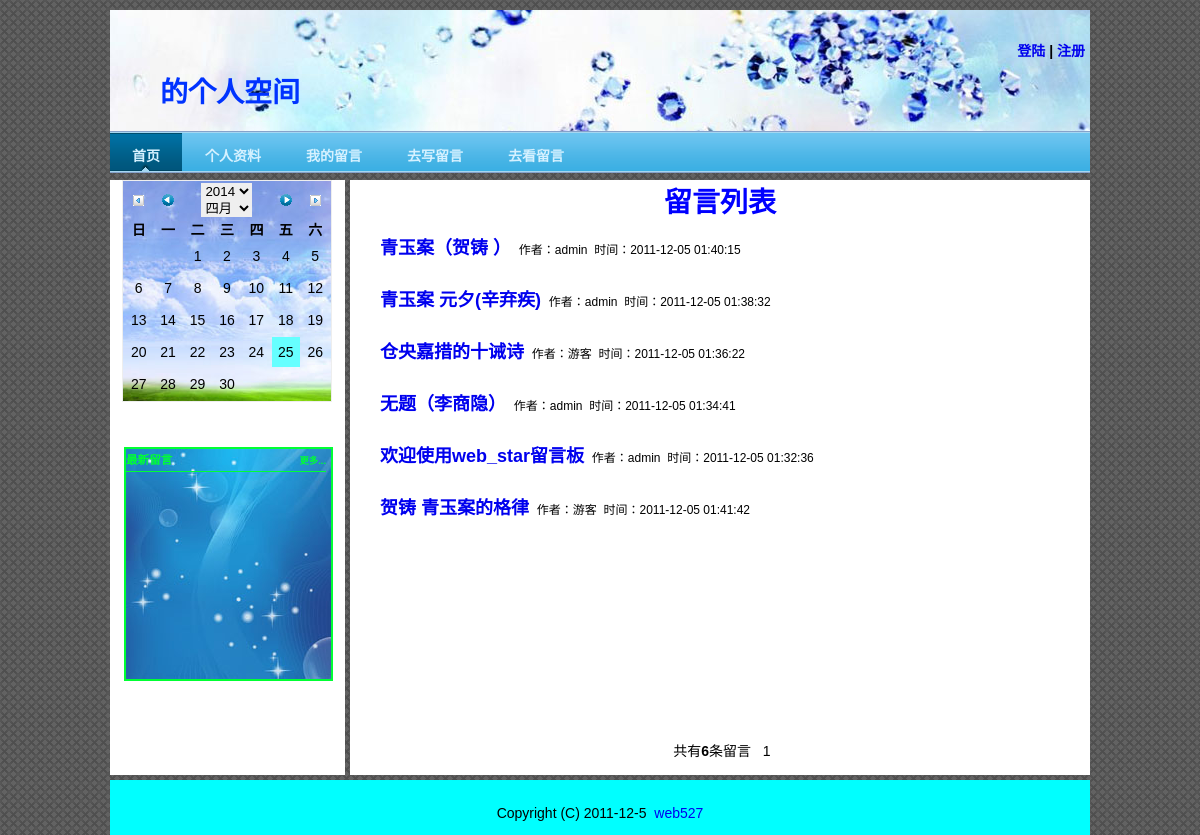
The app's page /user/user_supper.php with its own data.
### tables this page shows
CREATE TABLE `web_star` (
  `id` int(11) NOT NULL auto_increment COMMENT '用户自增id',
  `username` varchar(16) NOT NULL COMMENT '用户名',
  `title` varchar(16) NOT NULL COMMENT '提交的标题',
  `content` varchar(480) NOT NULL COMMENT '提交的内容',
  `good` varchar(16) NOT NULL default '0' COMMENT '好评',
  `bad` varchar(16) NOT NULL default '0' COMMENT '差评',
  `time` int(11) NOT NULL COMMENT '提交的时间',
  PRIMARY KEY  (`id`)
);

### include/class/mysql_db_class.php (called while the page is built, shortened)
<?php
 class mysql{
   private $db_host;
   private $db_name;
   private $db_pass;
   function __construct($db_host,$db_name,$db_pass,$db_database,$conn,$code){
     $this->db_host = $db_host;
	 $this->db_name = $db_name;
	 $this->db_pass = $db_pass;
	 $this->db_database = $db_database;
	 $this->code = $code;
   }
   function connect(){
     if($this->conn = "pconn"){
		if(!$this->conn = mysql_pconnect($this->db_host,$this->db_name,$this->db_pass)){
		   $this->error("服务器连接失败！");
		}
	 }
	 else{
	    if(!$this->conn = mysql_connect($this->db_host,$this->db_name,$this->db_pass)){
		   $this->error("服务器连接失败！");
		}
	 }
   }
   function query($sql){
		if(!$query = mysql_query($sql)){
		   $this->error('Query Error:'.$sql);
		}
		return $query;
   }
   function fetch_array($query,$result_type = MYSQL_ASSOC){
		return mysql_fetch_array($query,$result_type);
   }
   function select($table,$condition='',$parameters='*'){
		if(!$sel = $this->query("select $parameters from $table $condition")){
			$this->error("查询表".$table."中的数据失败！");
		}
		return $sel;
   }
   function num_rows($query){
        $num = mysql_num_rows($query);
		return $num;
   }
 }

### conn/connect.php (called while the page is built, shortened)
<?php
include WEB."include/class/mysql_db_class.php";
$db = new mysql("localhost","root","yu","web_star","conn","UTF8");

### user/user_supper.php (the view, shortened to what this page needs)
<?php
include "../conn/connect.php";
include "../include/class/page.class.php";
?>
<!DOCTYPE html PUBLIC "-//W3C//DTD XHTML 1.0 Transitional//EN" "http://www.w3.org/TR/xhtml1/DTD/xhtml1-transitional.dtd">
<html xmlns="http://www.w3.org/1999/xhtml">
<head>
<link type="text/css" rel="stylesheet" href="../css/user.css" />
</head>
<body>
<div id="wrap">
   <div id="header">
	 <?php
      include "../include/subpage/top.php";
      ?>
   </div>
   <div id="content">
     <div id="left">
	 <?php
      include "../include/subpage/left.php";
     ?>
     </div>
     <div id="right">
       <div class="message">
         <h1>留言列表</h1>
         <?php
          $sql = $db->select('web_star');
          $total = $db->num_rows($sql);
          $pagesize = 10;
          $page = new page($total,$pagesize);
          $result = $db->select('web_star',"order by id desc {$page->limit}");
          while($rows = $db->fetch_array($result)){
         ?>
         <ul>
           <li><a href="user_show.php?id=<?php echo $rows['id'] ?>"><?=$rows['title'] ?></a>&nbsp;&nbsp;<span class="date">作者：<?=$rows['username'] ?>&nbsp;&nbsp;时间：<?=date("Y-m-d H:i:s",$rows['time']) ?></span></li>
         </ul>
         <?php
		  }
		  ?>
       </div>
       <div class="page">
        <?php echo $page->fpage() ?>
       </div>
     </div>
   </div>
   <div id="footer">
	  <?php
       include "../include/subpage/bottom.php";
      ?>
   </div>
</div>
</body>
</html>

### include/subpage/top.php (shortened to what this page needs)
<div class="logo_bg">
  <h1>
  <?php
    echo "<font color='#00FF33'>".$_SESSION['name']."</font>的个人空间";
  ?>
  </h1>
  <div class="logo">
   <?php
     if($_SESSION[name] != ""){
         echo "当前用户：<a href='user.php'>".$_SESSION[name]."</a>&nbsp;|&nbsp;<a href='../logout.php'>退出</a>";
     }
     else {
         echo "<strong><a href='../login.php'>登陆</a>&nbsp;|&nbsp;<a href='../register.php'>注册</a></strong>";
     }
   ?>
</div>
</div>
<div class="blue">
<div id="slatenav">
<ul>
<li><a href="user.php" title="css menus" class="current">首页</a></li>
<li><a href="user_idcard.php" title="css menus">个人资料</a></li>
<li><a href="user_message.php" title="css menus">我的留言</a></li>
<li><a href="../index.php" title="css menus">去写留言</a></li>
<li><a href="../show.php" title="css menus">去看留言</a></li>
</ul>
</div>
</div>

### include/subpage/left.php (shortened to what this page needs)
<div id="calendar">
<?php
include WEB."include/class/calendar.class.php";
$cal = new Calendar();
$cal -> display();
?>
</div>
<div id="new_words">
 <div class="words_title">
   <h5>最新留言</h5>
   <h6><a href="user_message.php">更多...</a></h6>
 </div>
</div>

### include/class/calendar.class.php
<?php
class Calendar{
	private $month;
	private $year;
	private $days;
	private $start_weekday;
	function __construct(){
		$this->month = isset($_GET['month']) ? $_GET['month'] : date("m");
		$this->year = isset($_GET['year']) ? $_GET['year'] : date("Y");
		$this->days = date("t",mktime(0,0,0,$this->month,1,$this->year));
		$this->start_weekday = date("w",mktime(0,0,0,$this->month,1,$this->year));
		}
	function display(){
		 echo "<table align='center'>";
		 $this->changeDate("user.php");
		 $this->weekList();
		 $this->daysList();
		 echo "</table>";
		 }
	 private function changeDate($url=""){
		$a_month[1]="一月";
		$a_month[2]="二月";
		$a_month[3]="三月";
		$a_month[4]="四月";
		$a_month[5]="五月";
		$a_month[6]="六月";
		$a_month[7]="七月";
		$a_month[8]="八月";
		$a_month[9]="九月";
		$a_month[10]="十月";
		$a_month[11]="十一月";
		$a_month[12]="十二月";
		echo "<tr class='top'>";
		echo "<td class='c'><a href='?".$this->preYear($this->year,$this->month)."'><img src='../images/101.gif' /></a></td>";
		echo "<td class='c'><a href='?".$this->preMonth($this->year,$this->month)."'><img src='../images/53.gif' /></a></td>";
		echo "<td colspan='3'>";
		echo "<form>";
		echo "<select class='year' name='year' onChange='window.location=\"".$url."?year=\"+this.options[selectedIndex].value+\"&month=".$this->month."\"'>";
		    for($sy=1970;$sy<=2038;$sy++){
				$selected = ($sy == $this->year) ? "selected" : "";
				echo '<option '.$selected.' value="'.$sy.'">'.$sy.'</option>';
			}
		echo "</select>";
		echo "<select class='month' name='month' onChange='window.location=\"".$url."?year=".$this->year."&month=\"+this.options[selectedIndex].value'>";
		    for($sm=1;$sm<=12;$sm++){
				$selected = ($sm == $this->month) ? "selected" : "";
				echo '<option '.$selected.' value="'.$sm.'">'.$a_month[$sm].'</option>';
			}
		echo "</select>";
		echo "</form>";
		echo "</td>";
		echo "<td class='c'><a href='?".$this->nextMonth($this->year,$this->month)."'><img src='../images/54.gif' /></a></td>";
		echo "<td class='c'><a href='?".$this->nextYear($this->year,$this->month)."'><img src='../images/102.gif' /></a></td>";
		echo "</tr>";
		}
	 private function weekList(){
			$week=array('日','一','二','三','四','五','六');
			echo "<tr>";
			for($i=0; $i<count($week);$i++){
				echo "<th>".$week[$i]."</th>";
				}
			echo "</tr>";
		}
	 private function daysList(){
		     echo "<tr>";
			 for($b=0; $b<$this->start_weekday; $b++){
				 echo "<td>&nbsp;</td>";
			 }
			 for($d=1; $d<=$this->days; $d++){
				 $b++;
				 if($d == date("d")){
					 echo "<td class='f'>".$d."</td>";
				 }
				 else{
					 echo "<td>".$d."</td>";
				 }
				 if($b%7==0){
				 echo "</tr><tr>";
				 }
			 }
			 echo "</tr>";
	  }
	 private function preYear($year,$month){
		 $year = ($year <= 1970) ? 1970 : $year-1;
		 return  "year={$year}&month={$month}";
		 }
	 private function nextYear($year,$month){
		 $year = ($year >= 2038) ? 2038 : $year+1;
		 return  "year={$year}&month={$month}";
		 }
	 private function preMonth($year,$month){
		 if($month == 1){
			 $month = 12;
			 $year = ($year <= 1970) ? 1970 : $year-1;
		 }
		 else{
		     $month--;
		 }
		 return  "year={$year}&month={$month}";
		 }
	 private function nextMonth($year,$month){
		 if($month == 12){
			 $month = 1;
			 $year = ($year >= 2038) ? 2038 : $year+1;
		 }else{
		     $month++;
		 }
		 return  "year={$year}&month={$month}";
		 }
	}

### include/class/page.class.php (shortened to what this page needs)
<?php
class page{
   private $pagesize;
   private $page;
   private $page_num;
   private $url;
   private $total;
   private $listNum=6;
   private $config = array("header"=>"条留言","pre"=>"上一页","next"=>"下一页","first"=>"首页","last"=>"尾页");
   function __construct($total,$pagesize = 2){
	   $this->total = $total;
	   $this->pagesize = $pagesize;
	   $this->url = $this->getUrl();
	   $this->page = !empty($_GET['page']) ? $_GET['page'] : 1;
	   $this->page_num = ceil($this->total / $this->pagesize);
	   $this->limit = $this->setLimit();
   }
   private function setLimit(){
	   return "Limit ".($this->page-1)*$this->pagesize.", {$this->pagesize}";
   }
   private function getUrl(){
	   $url = $_SERVER['REQUEST_URI'];
	   $url = parse_url($url);
	   $url = $url['path'];
	   return $url;
   }
   private function firstPage(){
	   if($this->page == 1){
		   $html.='';
	   }
	   else{
		   $html.="&nbsp;&nbsp;<a href='{$this->url}?page=1'>{$this->config["first"]}</a>&nbsp;&nbsp;";
	   }
	   return $html;
   }
   private function prePage(){
	   if($this->page == 1){
		   $html.='';
	   }
	   else{
		   $html.="&nbsp;&nbsp;<a href='{$this->url}?page=".($this->page-1)."'>{$this->config["pre"]}</a>&nbsp;&nbsp;";
	   }
	   return $html;
   }
   private function pageList(){
	   $linkPage='';
	   $now_num = floor($this->listNum / 2);
	   for($i=$now_num;$i>=1;$i--){
		   $page = $this->page - $i;
		   if($page < 1){
			   continue;
		   }
		   $linkPage.= "&nbsp;<a href='{$this->url}?page={$page}'>{$page}</a>&nbsp;";
	   }
	   $linkPage.= "&nbsp;{$this->page}&nbsp;";
	   for($i=1;$i<=$now_num;$i++){
		   $page = $this->page + $i;
		   if($page < $this->page_num){
		        $linkPage.= "&nbsp;<a href='{$this->url}?page={$page}'>{$page}</a>&nbsp";
		   }
		   else{
			    break;
		   }
	   }
	   return $linkPage;
   }
   private function nextPage(){
	   if($this->page == $this->page_num){
		   $html.='';
	   }
	   else{
		   $html.="&nbsp;&nbsp;<a href='{$this->url}?page=".($this->page+1)."'>{$this->config["next"]}</a>&nbsp;&nbsp;";
	   }
	   return $html;
   }
   private function lastPage(){
	   if($this->page == $this->page_num){
		   $html.='';
	   }
	   else{
		   $html.="&nbsp;&nbsp;<a href='{$this->url}?page=".($this->page_num)."'>{$this->config["last"]}</a>&nbsp;&nbsp;";
	   }
	   return $html;
   }
   function fpage(){
	   $html.="&nbsp;&nbsp;共有<b>{$this->total}</b>{$this->config["header"]}&nbsp;&nbsp;";
	   $html.=$this->firstPage();
	   $html.=$this->prePage();
	   $html.=$this->pageList();
	   $html.=$this->nextPage();
	   $html.=$this->lastPage();
	   return $html;
   }
}
?>

### include/subpage/bottom.php
<div class="copy">Copyright&nbsp;(C)&nbsp;2011-12-5&nbsp;&nbsp;<a href="http://www.web527.com/">web527</a></div>

### css/user.css (style rules this page uses)
* { margin:0px; padding:0px; border:0px; }
body { font-family:宋体,Arial, Helvetica, sans-serif; background:url(../images/user_bg.gif); font-size:14px; }
a { text-decoration:none; }
ul { list-style:none; }
#wrap { width:980px; margin:0 auto; }
#header { margin-top:10px; width:980px; height:170px; }
#header .logo_bg { width:980px; height:101px; padding-top:20px; background:url(../images/header_bg.jpg); }
#header .logo_bg h1 { color:#03F; margin-top:40px; margin-left:50px; }
#header .logo_bg .logo { float:right; margin-top:-70px; margin-right:5px; }
#header .blue #slatenav { position:relative; display:block; height:42px; font-weight:bold; background:transparent url(../images/blueslate_background.gif) repeat-x top left; font-family:Arial,Verdana,Helvitica,sans-serif; text-transform:uppercase; }
#header .blue #slatenav ul { margin:0px; padding:0; list-style-type:none; width:auto; }
#header .blue #slatenav ul li { display:block; float:left; margin:0 1px 0 0; }
#header .blue #slatenav ul li a { display:block; float:left; color:#D5F1FF; text-decoration:none; padding:14px 22px 0 22px; height:28px; }
#header .blue #slatenav ul li a:hover,.blue #slatenav ul li a.current { color:#fff; background:transparent url(../images/blueslate_backgroundOVER.gif) no-repeat top center; }
#content { width:980px; height:600px; }
#left { width:235px; height:595px; float:left; background-color:#FFF; }
#calendar table { background:url(../images/calendar_bg.jpg) left top; width:210px; height:138px; margin-left:12px; border:1px solid #eee; }
.top { padding-left:10px; }
td { width:30px; height:30px; text-align:center; }
.year,.month { width:51px; }
.c { width:15px; }
.f { background-color:#6FF; }
#new_words { width:205px; height:230px; margin-top:45px; margin-left:14px; border:2px solid #0F3; background:url(../images/new_words_bg.jpg); }
#new_words ul li a,.words_title h6 a { color:#0F3; }
.words_title { width:200px; height:20px; border-bottom:1px solid #0F3; color:#00F }
.words_title h5 { margin-top:2px; color:#0F3; }
.words_title h6 { float:right; margin-top:-14px; }
#right { width:740px; height:595px; float:left; margin-left:5px; background-color:#FFF; }
#right .page { width:740px; height:30px; text-align:center; padding-top:10px; }
#right .message { width:720px; height:550px; margin-left:10px; }
#right .message h1 { text-align:center; color:#00F; }
#right .message ul li { padding:13px 20px; }
#right .message ul li a { font-size:18px; font-weight:600; }
#right .message ul li span { font-size:12px; }
#footer { width:980px; height:30px; clear:both; padding-top:25px; text-align:center; background-color:#0FF; }

### records on screen
web_star: title "青玉案（贺铸 ）", username "admin", time "2011-12-05 01:40:15"
web_star: title "青玉案 元夕(辛弃疾)", username "admin", time "2011-12-05 01:38:32"
web_star: title "仓央嘉措的十诫诗", username "游客", time "2011-12-05 01:36:22"
web_star: title "无题（李商隐）", username "admin", time "2011-12-05 01:34:41"
web_star: title "欢迎使用web_star留言板", username "admin", time "2011-12-05 01:32:36"
web_star: title "贺铸 青玉案的格律", username "游客", time "2011-12-05 01:41:42"

### other values on screen
$week[$i] "日"
$week[$i] "一"
$week[$i] "二"
$week[$i] "三"
$week[$i] "四"
$week[$i] "五"
$week[$i] "六"
$this->total "6"
$this->config["header"] "条留言"
$page->fpage() "1"
form field year "2014"
form field month "四月"
